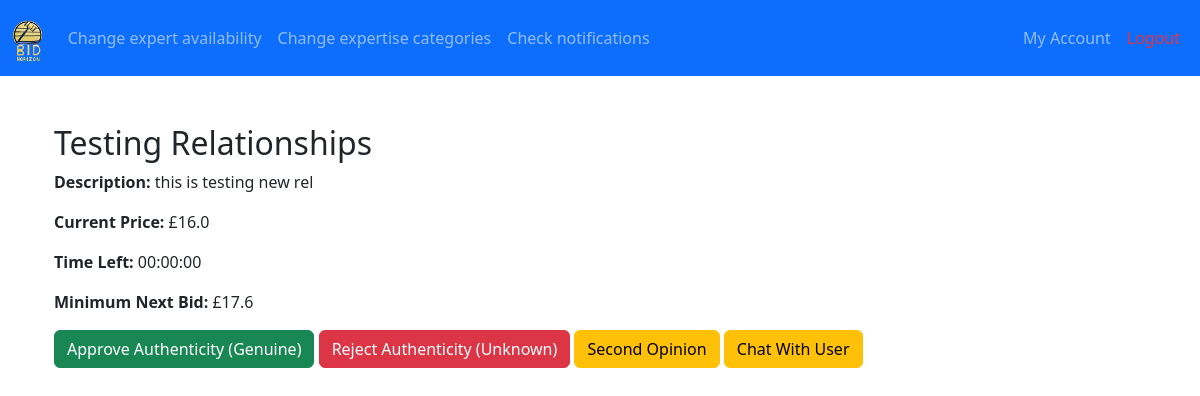
The app's page /authenticate_item/11 (signed in), older data.
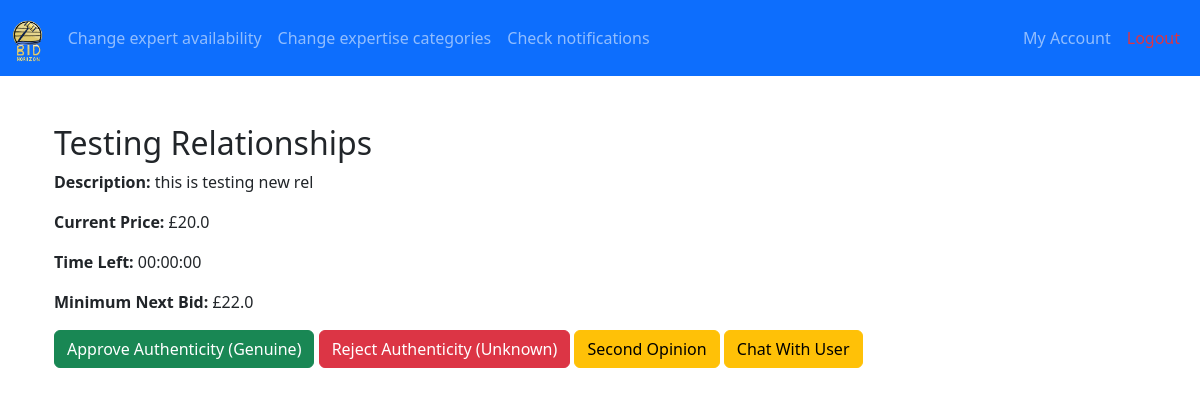
The same page, newer data.
### app/models.py (models this page shows, shortened)
class Item(db.Model):
    __tablename__ = 'items'
    id = db.Column(db.Integer, primary_key=True)
    name = db.Column(db.String(128), nullable=False)
    description = db.Column(db.Text)
    category_id = db.Column(db.Integer, db.ForeignKey('categories.id'))
    minimum_price = db.Column(db.Float, nullable=False)
    current_price = db.Column(db.Float, nullable=False)
    seller_id = db.Column(db.Integer, db.ForeignKey('users.id'), nullable=False)
    winner_id = db.Column(db.Integer, db.ForeignKey('users.id'))
    status = db.Column(db.Integer, default=ItemStatus.PENDING.value)
    start_time = db.Column(db.DateTime)
    end_time = db.Column(db.DateTime, nullable=False)
    created_at = db.Column(db.DateTime, default=datetime.utcnow)
    is_authenticated = db.Column(db.Boolean, default=False)
    bids = db.relationship('Bid', backref='item', lazy='dynamic', cascade="all, delete-orphan")
    images = db.relationship('ItemImage', backref='item', lazy=True, cascade="all, delete-orphan")
    authentication_request = db.relationship('AuthenticationRequest', backref='item', uselist=False, cascade="all, delete-orphan")
    notifications = db.relationship('Notification', back_populates='item', cascade="all, delete-orphan")
    def time_left(self):
        now = datetime.utcnow()
        remaining_time = max(0, (self.end_time - now).total_seconds())
        frame = None
        try:
            import inspect
            frame = inspect.currentframe().f_back
            caller_name = frame.f_code.co_name
        except:
            caller_name = None
        finally:
            del frame  # Clean up memory
        if caller_name and "test_" in caller_name:  # If called from a test
            return int(remaining_time)
        hours = int(remaining_time // 3600)
        minutes = int((remaining_time % 3600) // 60)
        seconds = int(remaining_time % 60)
        return f"{hours:02}:{minutes:02}:{seconds:02}"

### app/views.py (the view, shortened to what this page needs)
@views.route('/authenticate_item/<int:item_id>', methods=['GET','POST'])
@login_required
def authenticate_item(item_id):
    if current_user.priority != UserPriority.EXPERT.value: # Ensure only experts can access page
        flash("Access denied.", "danger")
        return redirect(url_for('views.home'))
    item = Item.query.get_or_404(item_id)  # Query item by ID
    authentication = AuthenticationRequest.query.filter_by(item_id=item.id).first() # Query authentication request for the item
    action = request.form.get('action') # Get action from form button
    form = AuthenticateForm()
    return render_template('authenticate_item.html', item=item, form=form)

### app/__init__.py (called while the page is built)
def create_app():
    import os
    app = Flask(__name__,)
    env = os.getenv('FLASK_ENV', 'development')
    app.config.from_object(config_dict.get(env, 'development'))
    mail.init_app(app)
    Bootstrap(app)
    csrf = CSRFProtect(app)
    db.init_app(app)
    Migrate(app, db)
    login_manager = LoginManager(app)
    login_manager.init_app(app)
    @login_manager.user_loader
    def load_user(user_id):
        return models.User.query.get(int(user_id))
    from app import models
    from app.views import views  # Import blueprint
    app.register_blueprint(views, url_prefix='/')
    thread = threading.Thread(target=check_auctions, args=(app,), daemon=True)
    thread.start()
    return app

### app/templates/authenticate_item.html (shortened to what this page needs)
{% extends "expert_base.html" %}
{% block content %}
<div class="container mt-5">
  <h2>{{ item.name }}</h2>
  <p><strong>Description:</strong> {{ item.description }}</p>
  <p><strong>Current Price:</strong> £{{ item.current_price }}</p>
  <p><strong>Time Left:</strong> {{ item.time_left() }}</p>
  <p><strong>Minimum Next Bid:</strong> £{{ item.current_price * 1.1 }}</p>
  <form method="POST" action="{{ url_for('views.authenticate_item', item_id=item.id) }}">
    <button type="submit" name="action" value="approve" class="btn btn-success">Approve Authenticity (Genuine)</button>
    <button type="submit" name="action" value="reject" class="btn btn-danger">Reject Authenticity (Unknown)</button>
    <button type="submit" name="action" value="second_opinion" class="btn btn-warning">Second Opinion</button>
    <button type="submit" name="action" value="chat" class="btn btn-warning">Chat With User</button>
  </form>
</div>
{% endblock %}

Row changes from the older to the newer data that the page shows:
changed Item "Testing Relationships": current_price "16.0" → "20.0"; item.current_price*1.1 "17.6" → "22.0"
